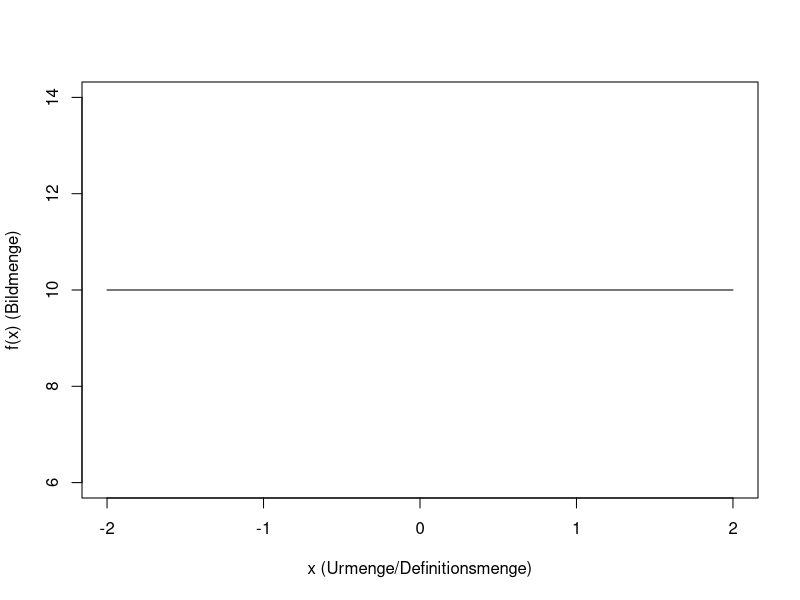
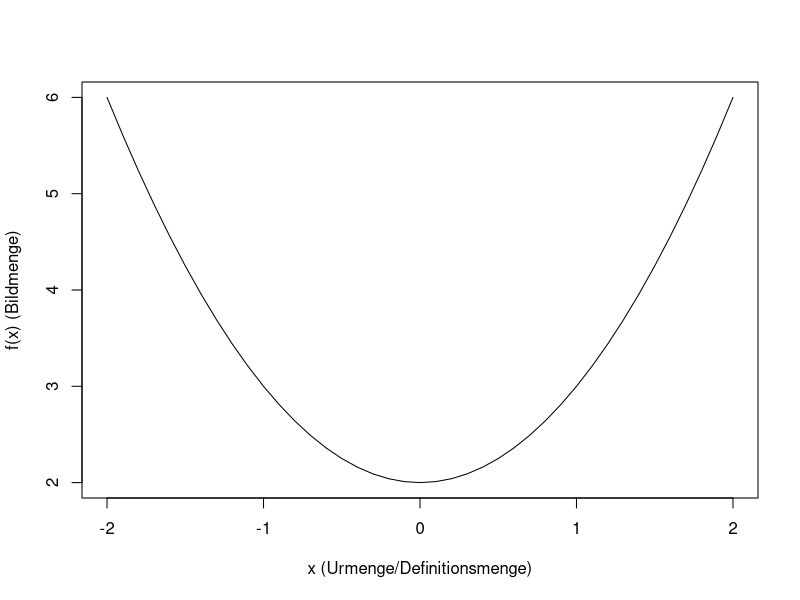
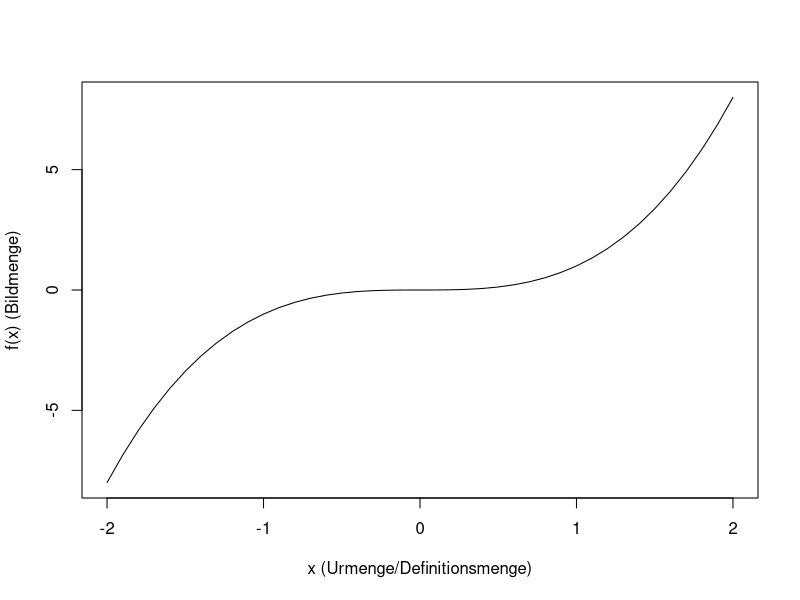
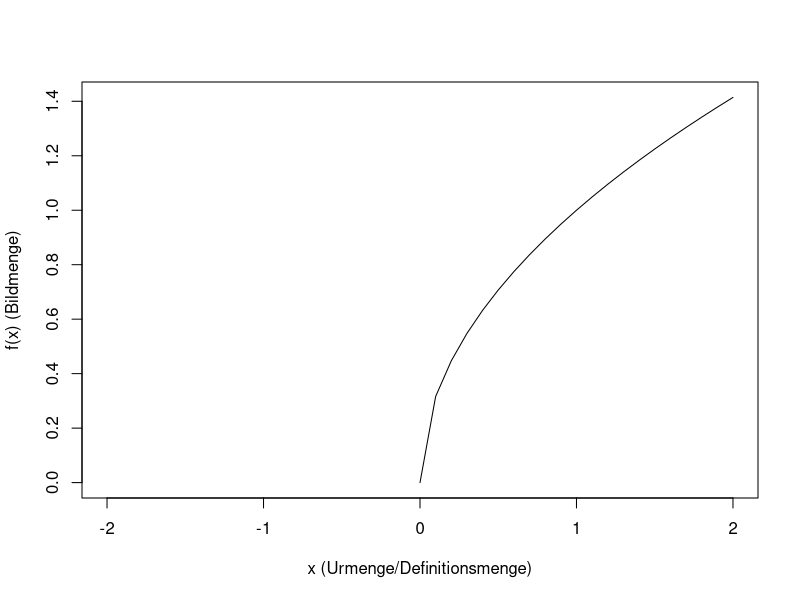
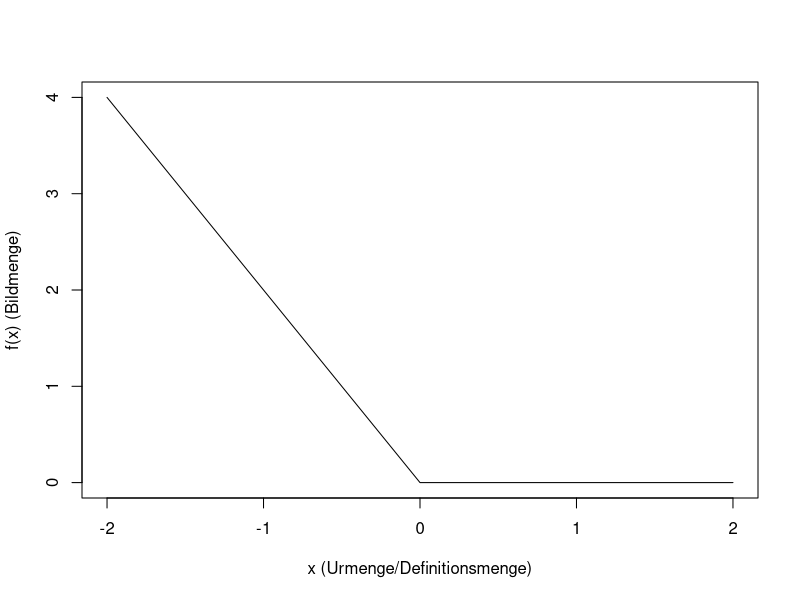
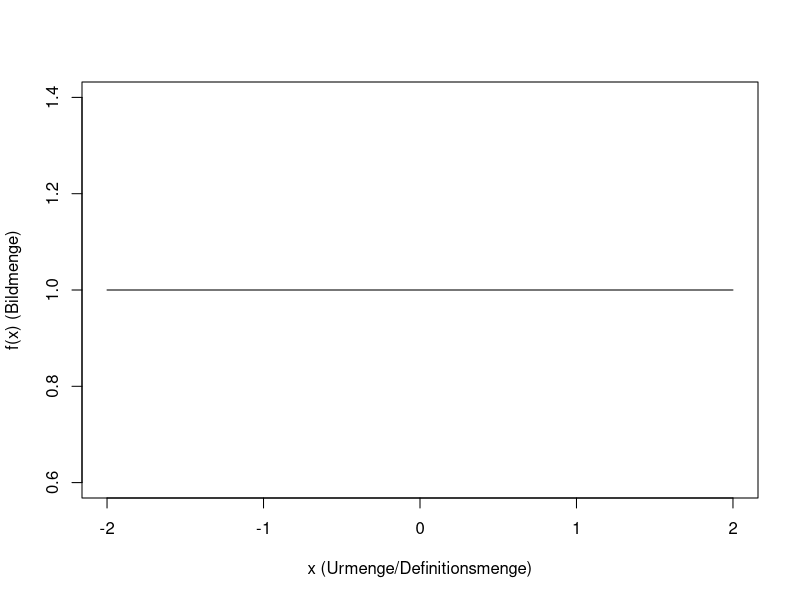

These figures' R source, in order:
## ---- chunk 1
knitr::opts_chunk$set(echo = TRUE)
## ---- chunk 2
x <- seq(-2,2,0.1)
## ---- chunk 3
y <- function(x){rep(10,length(x))}
plot(x = x, y = y(x), xlab = "x (Urmenge/Definitionsmenge)", ylab = "f(x) (Bildmenge)", type = "l")
## ---- chunk 4
y <- function(x){x^2+2}
plot(x = x, y = y(x), xlab = "x (Urmenge/Definitionsmenge)", ylab = "f(x) (Bildmenge)", type = "l")
## ---- chunk 5
y <- function(x){x^3}
plot(x = x, y = y(x), xlab = "x (Urmenge/Definitionsmenge)", ylab = "f(x) (Bildmenge)", type = "l")
## ---- chunk 6
y <- function(x){x^(1/2)}
plot(x = x, y = y(x), xlab = "x (Urmenge/Definitionsmenge)", ylab = "f(x) (Bildmenge)", type = "l")
## ---- chunk 7
y <- function(x){abs(x)-x}
plot(x = x, y = y(x), xlab = "x (Urmenge/Definitionsmenge)", ylab = "f(x) (Bildmenge)", type = "l")
## ---- chunk 8
y <- function(x){rep(1,length(x))}
plot(x = x, y = y(x), xlab = "x (Urmenge/Definitionsmenge)", ylab = "f(x) (Bildmenge)", type = "l")
